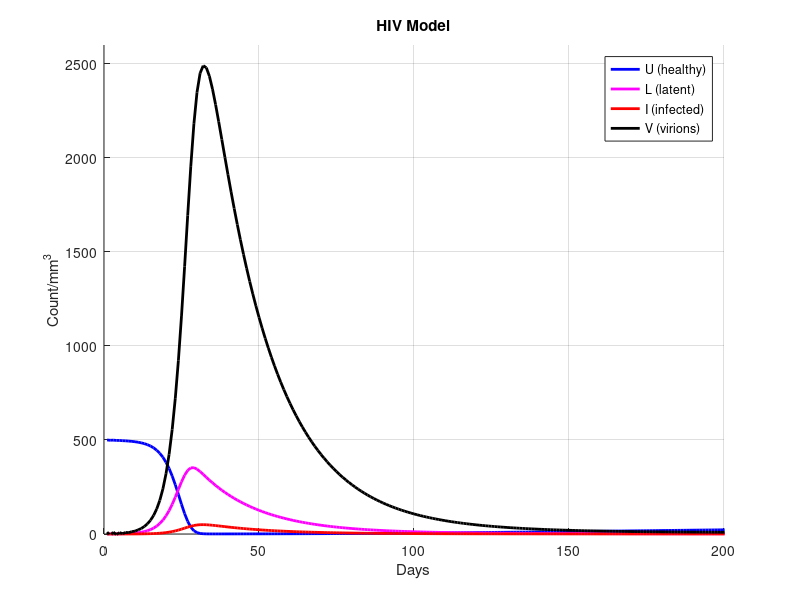
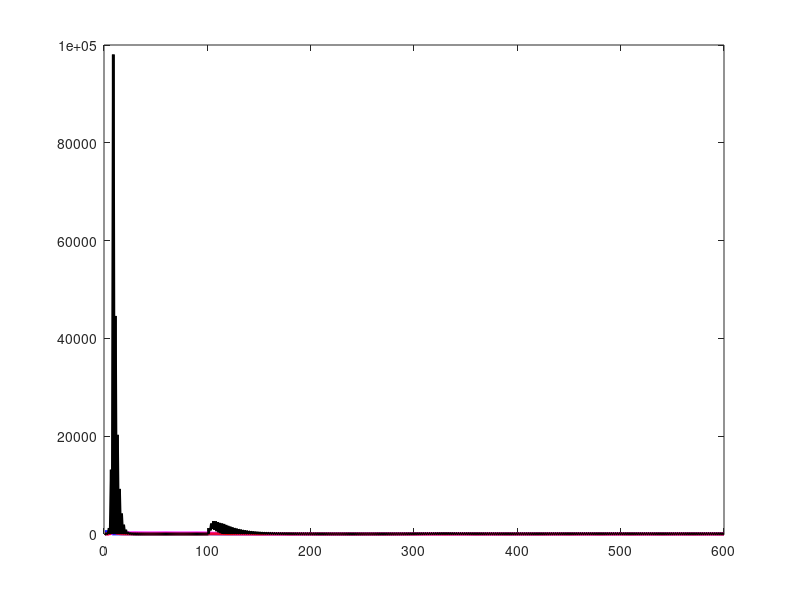

These figures' MATLAB source, in order: (Note: this script raises an error after producing the figures.)
% HIV simulation - Question 3

days = 600;
dt = 1;
steps = days/dt;



% section a
U = zeros(1,steps);
L = zeros(1,steps);
I = zeros(1,steps);
V = zeros(1,steps);

U(1) = 500;
L(1) = 0;
I(1) = 0;
V(1) = 10;


p = 0.272  % production rate of healthy cells per day
k1 = 0.00027 % infection rate
k2 = 0.00136  % death rate of healthy and latent cells
k3 =  0.33 % death rate of infected cells
k4 = 100 % virion production per infected cell per day
k5 = 2 % virion decay rate (half day lifespan)
k6 = 0.05 % rate latent -> infectious
for step = 2:steps

    dU =  p - k2*U(step-1) - k1*U(step-1)*V(step-1);
    dL =  k1*U(step-1)*V(step-1) - k2*L(step-1) - k6*L(step-1);
    dI =  k6*L(step-1) - k3*I(step-1);
    dV =  k4*I(step-1) - k5*V(step-1);

    U(step) = U(step-1) + dU * dt;
    L(step) = L(step-1) + dL * dt;
    I(step) = I(step-1) + dI * dt;
    V(step) = V(step-1) + dV * dt;

end

figure
hold on % This makes the plots appear on top of each other
plot(U,'b','LineWidth',2)
plot(L,'m','LineWidth',2)
plot(I,'r','LineWidth',2)
plot(V,'k','LineWidth',2)

title('HIV Model')
xlabel('Days')
ylabel('Count/mm^3');
legend({'U (healthy)','L (latent)','I (infected)','V (virions)'})
xlim([0, 200])
ylim([0, 2600])
grid on;
fig = gca;



% section b

k6_outbreak = 0.05;% a (Latent to Infectious Activation Rate)

f_latent = 0.20;   % Fraction of infected cells that become latent
k6_dormant = 1e-10;% Effectively zero latent activation rate for Phase 1

steps = days / dt;
T_steady = 100; % Day of outbreak trigger
step_switch = T_steady / dt; 


time = 1:steps;



% Phase 1: Dormancy (t=0 to T_steady) 
for step = 1:step_switch - 1 
    
    U_curr = U(step); L_curr = L(step); I_curr = I(step); V_curr = V(step);
    
    infection_rate = k1 * U_curr * V_curr; 

    dH = p - k2 * U_curr - infection_rate;
    dL = f_latent * infection_rate - k2 * L_curr - k6_dormant * L_curr; % L accumulates (k2 = d)
    dI = (1 - f_latent) * infection_rate + k6_dormant * L_curr - k3 * I_curr; % k3 = delta
    dV = k4 * I_curr - k5 * V_curr - infection_rate; % k4=k, k5=c
    
    % Update populations for next step 
    U(step + 1) = max(0, U_curr + dH * dt);
    L(step + 1) = max(0, L_curr + dL * dt);
    I(step + 1) = max(0, I_curr + dI * dt);
    V(step + 1) = max(0, V_curr + dV * dt);
end

% Phase 2: Outbreak Triggered (t > T_steady to T_total)
for step = step_switch:steps - 1 
    
    U_curr = U(step); L_curr = L(step); I_curr = I(step); V_curr = V(step);

    infection_rate = k1 * U_curr * V_curr;
    
    dH = p - k2 * U_curr - infection_rate;
    dL = f_latent * infection_rate - k2 * L_curr - k6_outbreak * L_curr; % L is converted
    dI = (1 - f_latent) * infection_rate + k6_outbreak * L_curr - k3 * I_curr; % I spikes
    dV = k4 * I_curr - k5 * V_curr - infection_rate; 
    
    % Update populations for next step 
    U(step + 1) = max(0, U_curr + dH * dt);
    L(step + 1) = max(0, L_curr + dL * dt);
    I(step + 1) = max(0, I_curr + dI * dt);
    V(step + 1) = max(0, V_curr + dV * dt);
end

figure();
plot(time, U, 'b', 'LineWidth', 2); hold on;
plot(time, L, 'm', 'LineWidth', 2);
plot(time, I, 'r', 'LineWidth', 2);
plot(time, V, 'k', 'LineWidth', 2);

% Mark the switch point
xline(step_switch, '--', 'Color', [0.5 0.5 0.5], 'LineWidth', 1, 'DisplayName', 'Outbreak Trigger');

title('HIV T-Cell Model: Outbreak After Dormancy');
xlabel('Days');
ylabel('Count/mm^3');
legend({'U (Healthy)','L (Latent)','I (Infectious)','V (Virions)'}, 'Location', 'NorthEast');
xlim([0, 200])
grid on;
